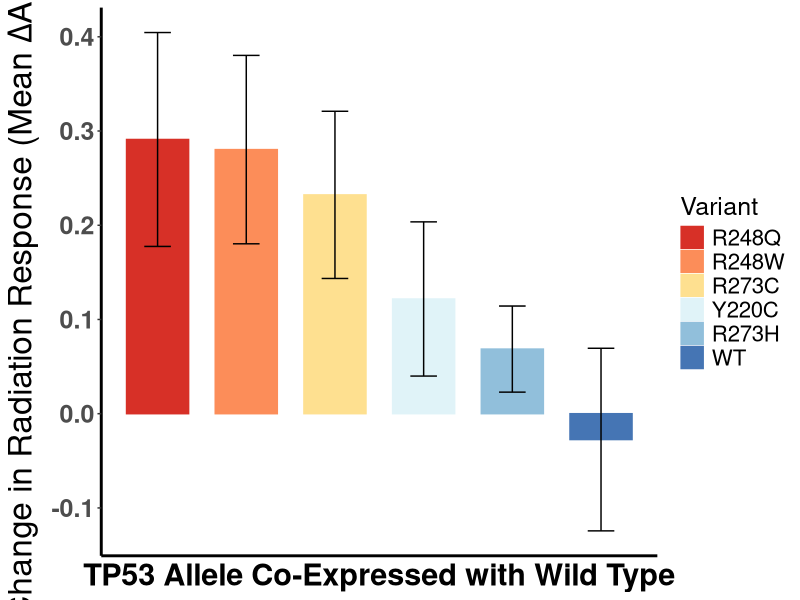
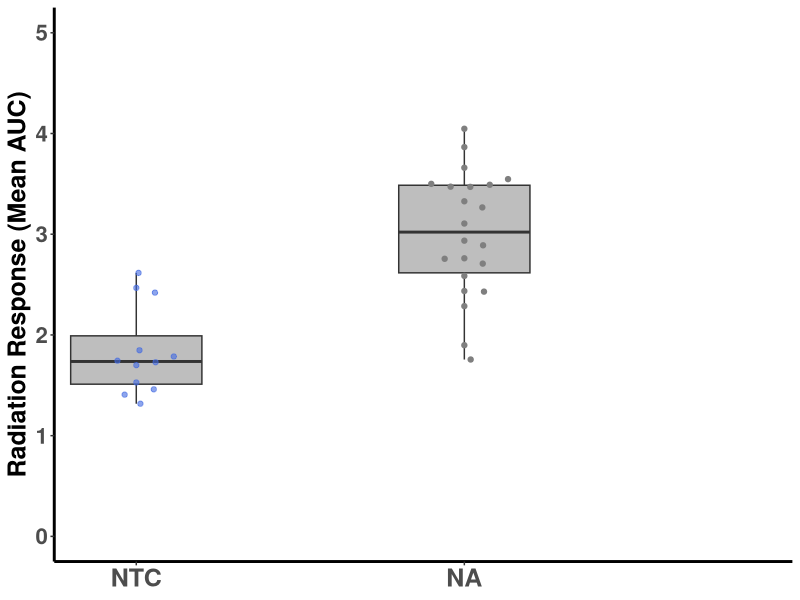

Source code (R) for these figures, in order:
#Load packages
library(readxl)
library(openxlsx)
library(RColorBrewer)
library(tidyverse)
library(reshape2)
library(ggbeeswarm)

#Set the working directory
setwd("/Users/pettya/Desktop/R Analysis")



#Waterfall plot of Log2 AUC/mCherry for JHUEM1 and JHUEM2 (Figure 3B)
##Read in excel file with JHUEM1 and JHUEM2 variant Log2 AUC/mCherry data in long format
JHLog <- read_xlsx("JHUEM1, 2 NTC + variants, Log2 AUC data, 11-30-21.xlsx", 1)

##Pivot data table and aggregrate with mean Log2 AUC/mCherry of each variant for each cell line
JHLog <- melt(JHLog, id= c('Cell', 'Variant'))
JHLog <- dcast(JHLog, Cell ~ Variant, mean)

##Pivot data again to long form  
JHLog <- melt(JHLog, id= c("Cell"))

##Group cell lines by variant and calculate Mean, SD, and SEM
Grouped <- JHLog %>%
  group_by(variable) %>%
  summarise(Mean= mean(value), SD= sd(value))

Grouped <- Grouped %>%
  mutate(SEM= SD/(sqrt(4)))


##Order rows by decreasing mean Log2 AUC/mCherry value and number rows from 1-6
JHLogorder <- Grouped[order(Grouped$Mean, decreasing = TRUE),]
x <- 1:nrow(JHLogorder)
names(JHLogorder)[1] <- "Variant"

##Convert Variant column to a factor and set order of variants
JHLogorder$Variant <- factor(JHLogorder$Variant, 
                             levels= c("R248Q", "R248W", "R273C", "Y220C", "R273H", "WT"))

##Generate waterfall plot with x axis set as row number
J <- ggplot(JHLogorder, aes(x= x, y= Mean)) + theme_classic() +
  labs(title= NULL, 
       x= "TP53 Allele Co-Expressed with Wild Type", y= expression(paste("Change in Radiation Response (Mean ", Delta, "AUC)"))) +
  theme(axis.ticks.x= element_blank(), axis.text.x = element_blank(), axis.title.x = element_text(size= 22, face= "bold")) +
  theme(axis.text.y = element_text(size= 18, face= "bold"), axis.title.y = element_text(size= 24, face= "bold")) +
  theme(legend.text = element_text(size= 16), legend.title = element_text(size= 18), plot.title = element_text(size= 18), axis.line = element_line(size= 1))

J <- J + geom_bar(aes(fill= Variant, color= Variant), stat = "identity", width= 0.7, 
                  position= position_dodge(width = 0.4)) + scale_fill_brewer(palette = "RdYlBu") +
  scale_color_brewer(palette = "RdYlBu")

J <- J + geom_errorbar(aes(ymin= Mean - SEM, ymax= Mean + SEM), width= 0.3)

##Save waterfall plot as jpeg file
jpeg("JHUEM Mean Waterfall plot, RdYlBu, no annotation.jpeg", width= 1100, height= 1300, units= "px", res= 150)
print(J)

dev.off()

   


#Boxplot and swarmplot for JHUEM1, JHUEM2 AUC data (Figure 2B)
##Read in excel file with JHUEM1 and JHUEM2 variant AUC data in long format
JHLog <- read_xlsx("JHUEM1, 2 NTC + variants, Log2 AUC data, 11-30-21.xlsx", 3)

##Delete Cell Line column and rename new first column
JHLog <- JHLog[,-1]
names(JHLog)[1] <- "KO"

##Pivot table to long form and convert KO column to factor
JHLog <- melt(JHLog, id= c("KO"))
JHLog$KO <- factor(JHLog$KO, levels= c("NTC", "5.1", "6.1"))

JSw <- ggplot(JHLog, aes(x= KO, y= value)) + 
  theme_classic() + scale_y_continuous(limits= c(0, 5), breaks= seq(0, 5, 1)) +
  scale_x_discrete(expand= expansion(mult= c(0.25, 1))) + labs(title= NULL, x= NULL, y= "Radiation Response (Mean AUC)") +
  theme(axis.text.y= element_text(face= "bold", size= 16), axis.title.y= element_text(size= 18, face= "bold"), axis.text.x = element_text(face = "bold", size= 18)) +
  theme(legend.position= "none", axis.line = element_line(size= 1))
JSw <- JSw + geom_boxplot(fill= "grey", width= 0.4)
JSw <- JSw + geom_beeswarm(aes(color= KO), priority = "density", cex= 3) + scale_color_manual(values = alpha(c("royalblue", "springgreen4", "firebrick2"), 0.6))

##Annotate with significance stars from Kruskal-Wallis test and Dunn's Multiple Comparisons from Prism
JSw <- JSw + annotate("text", x= 2, y= 6, label= "***", size= 8, colour= "brown") + 
  theme(panel.grid.minor.y = element_blank())
JSw <- JSw + annotate("text", x= 3, y= 6, label= "**", size= 8, colour= "brown") + 
  theme(panel.grid.minor.y = element_blank())

##Save plot as jpeg file
jpeg("JHUEM AUC boxplot swarm.jpeg", width= 1000, height= 720, units= "px", res= 150)
print(JSw)

dev.off()




















